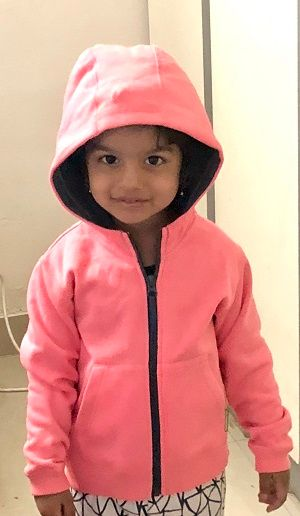
#> input picture Hemanvi.jpeg, 300 x 516 px, found by its file name
$ jupyter execute Inspecting_color_images.ipynb   (shell and % lines are left out)
#> lines starting #> are read from the running program, lines starting #| are printed output that depends on the picture
[cell 1]
# Import the needed packages, cv2 to read the image and matplotlib to plot it.
import cv2, matplotlib.pyplot as plt

# Read the image
img = cv2.imread(r"C:\Users\jilla\Documents\Projects\PyTorch\data\Hemanvi.jpeg")
#> img is the input picture: shape (516, 300, 3); mean B, G, R 143.4, 154.1, 216.3

[cell 2]
# Crop the image between the 50th and 250th rows and the 40th and 240th columns.
img = img[50:250,40:240,:]
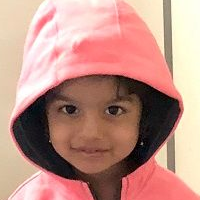
#> img: shape (200, 200, 3); mean B, G, R 134, 145.3, 191.2

# Use cvtColor method to set the channels of the image to Red Green Blue since cv2 initially reads as Blue Green Red.
img = cv2.cvtColor(img, cv2.COLOR_BGR2RGB)

[cell 3]
# Show the image and dimensions.
plt.imshow(img)
print(img.shape)
#| (200, 200, 3)

[cell 4]
# The bottom-right 3 x 3 array of pixels can be sectioned off with
crop = img[-3:,-3:]

# Then show the cropped section with
print(crop)
#| [[[255 152 143]
#|   [254 156 145]
#|   [242 156 141]]
#|  [[251 143 133]
#|   [253 149 138]
#|   [249 156 141]]
#|  [[253 140 132]
#|   [253 145 135]
#|   [251 150 138]]]
plt.imshow(crop)
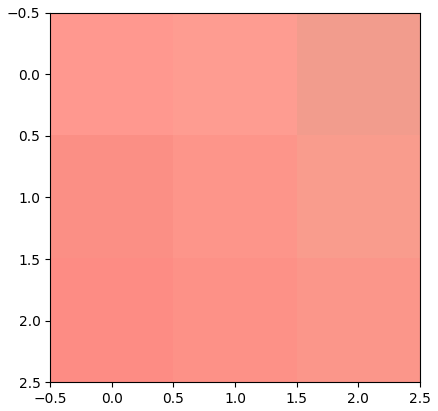
#> figure drawn by matplotlib, 1 panel
